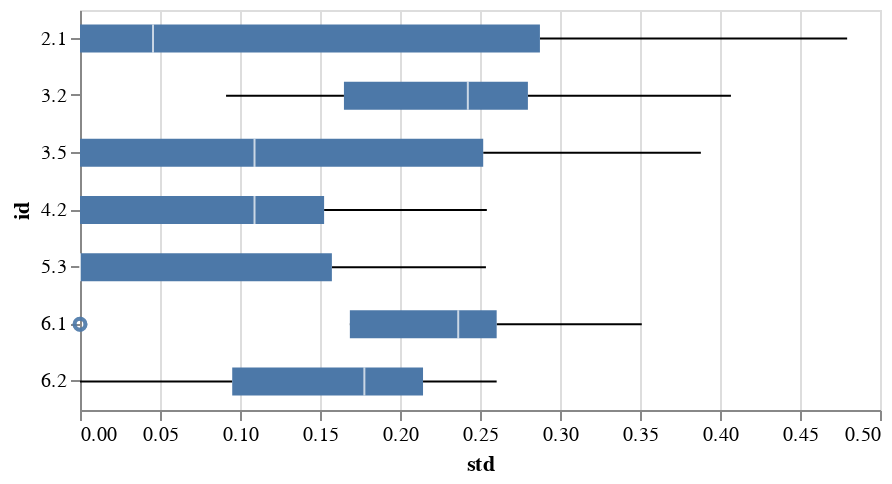

Notebook cell for this chart:
### Code cell
alt.Chart(df_repo__stat).mark_boxplot().encode(
    x="std:Q",
    y='id:N'
).properties(
    height=200,
    width=400
)

### Figure 1 — Vega-Lite specification as saved in the notebook (floating-point values rounded to 4 significant figures)
{"config": {"view": {"continuousWidth": 300, "continuousHeight": 300}}, "data": {"name": "data-30b2fa42e2c71c47ba18355d83b2b8f1"}, "mark": {"type": "boxplot"}, "encoding": {"x": {"field": "std", "type": "quantitative"}, "y": {"field": "id", "type": "nominal"}}, "height": 200, "width": 400, "$schema": "https://vega.github.io/schema/vega-lite/v5.17.0.json", "datasets": {"data-30b2fa42e2c71c47ba18355d83b2b8f1": [{"repo": "DeepSpeech", "id": "2.1", "count": 30.0, "mean": 0.6667, "std": 0.4795}, {"repo": "DeepSpeech", "id": "3.2", "count": 30.0, "mean": 0.2, "std": 0.4068}, {"repo": "DeepSpeech", "id": "3.5", "count": 30.0, "mean": 0.0, "std": 0.0}, {"repo": "DeepSpeech", "id": "4.2", "count": 30.0, "mean": 0.0, "std": 0.0}, {"repo": "DeepSpeech", "id": "5.3", "count": 30.0, "mean": 0.0, "std": 0.0}, {"repo": "DeepSpeech", "id": "6.1", "count": 30.0, "mean": 0.15, "std": 0.3511}, {"repo": "DeepSpeech", "id": "6.2", "count": 30.0, "mean": 0.0, "std": 0.0}, {"repo": "lightfm", "id": "2.1", "count": 30.0, "mean": 0.9833, "std": 0.09129}, {"repo": "lightfm", "id": "3.2", "count": 30.0, "mean": 0.4833, "std": 0.09129}, {"repo": "lightfm", "id": "3.5", "count": 30.0, "mean": 0.2667, "std": 0.388}, {"repo": "lightfm", "id": "4.2", "count": 30.0, "mean": 0.55, "std": 0.1526}, {"repo": "lightfm", "id": "5.3", "count": 30.0, "mean": 0.2, "std": 0.2491}, {"repo": "lightfm", "id": "6.1", "count": 30.0, "mean": 0.6667, "std": 0.2397}, {"repo": "lightfm", "id": "6.2", "count": 30.0, "mean": 0.9333, "std": 0.1729}, {"repo": "magenta", "id": "2.1", "count": 30.0, "mean": 0.6, "std": 0.4235}, {"repo": "magenta", "id": "3.2", "count": 30.0, "mean": 0.4167, "std": 0.1895}, {"repo": "magenta", "id": "3.5", "count": 30.0, "mean": 0.2833, "std": 0.252}, {"repo": "magenta", "id": "4.2", "count": 30.0, "mean": 0.01667, "std": 0.09129}, {"repo": "magenta", "id": "5.3", "count": 30.0, "mean": 0.0, "std": 0.0}, {"repo": "magenta", "id": "6.1", "count": 30.0, "mean": 0.2167, "std": 0.252}, {"repo": "magenta", "id": "6.2", "count": 30.0, "mean": 0.0, "std": 0.0}, {"repo": "mmf", "id": "2.1", "count": 30.0, "mean": 1.0, "std": 0.0}, {"repo": "mmf", "id": "3.2", "count": 30.0, "mean": 0.6833, "std": 0.2451}, {"repo": "mmf", "id": "3.5", "count": 30.0, "mean": 0.03333, "std": 0.1269}, {"repo": "mmf", "id": "4.2", "count": 30.0, "mean": 0.5333, "std": 0.1269}, {"repo": "mmf", "id": "5.3", "count": 30.0, "mean": 0.5333, "std": 0.1269}, {"repo": "mmf", "id": "6.1", "count": 30.0, "mean": 0.85, "std": 0.233}, {"repo": "mmf", "id": "6.2", "count": 30.0, "mean": 0.55, "std": 0.2013}, {"repo": "mycroft-core", "id": "2.1", "count": 30.0, "mean": 1.0, "std": 0.0}, {"repo": "mycroft-core", "id": "3.2", "count": 30.0, "mean": 0.5167, "std": 0.278}, {"repo": "mycroft-core", "id": "3.5", "count": 30.0, "mean": 0.0, "std": 0.0}, {"repo": "mycroft-core", "id": "4.2", "count": 30.0, "mean": 0.0, "std": 0.0}, {"repo": "mycroft-core", "id": "5.3", "count": 30.0, "mean": 0.0, "std": 0.0}, {"repo": "mycroft-core", "id": "6.1", "count": 30.0, "mean": 0.5, "std": 0.0}, {"repo": "mycroft-core", "id": "6.2", "count": 30.0, "mean": 0.2333, "std": 0.2537}, {"repo": "nanodet", "id": "2.1", "count": 30.0, "mean": 1.0, "std": 0.0}, {"repo": "nanodet", "id": "3.2", "count": 30.0, "mean": 0.6667, "std": 0.2397}, {"repo": "nanodet", "id": "3.5", "count": 30.0, "mean": 0.2167, "std": 0.252}, {"repo": "nanodet", "id": "4.2", "count": 30.0, "mean": 0.25, "std": 0.2543}, {"repo": "nanodet", "id": "5.3", "count": 30.0, "mean": 1.0, "std": 0.0}, {"repo": "nanodet", "id": "6.1", "count": 30.0, "mean": 0.4333, "std": 0.2857}, {"repo": "nanodet", "id": "6.2", "count": 30.0, "mean": 0.3667, "std": 0.2604}, {"repo": "paperless-ng", "id": "2.1", "count": 30.0, "mean": 0.9, "std": 0.2421}, {"repo": "paperless-ng", "id": "3.2", "count": 30.0, "mean": 0.01667, "std": 0.09129}, {"repo": "paperless-ng", "id": "3.5", "count": 30.0, "mean": 0.0, "std": 0.0}, {"repo": "paperless-ng", "id": "4.2", "count": 30.0, "mean": 0.0, "std": 0.0}, {"repo": "paperless-ng", "id": "5.3", "count": 30.0, "mean": 0.0, "std": 0.0}, {"repo": "paperless-ng", "id": "6.1", "count": 30.0, "mean": 0.5, "std": 0.0}, {"repo": "paperless-ng", "id": "6.2", "count": 30.0, "mean": 0.03333, "std": 0.1269}, {"repo": "qlib", "id": "2.1", "count": 30.0, "mean": 1.0, "std": 0.0}, {"repo": "qlib", "id": "3.2", "count": 30.0, "mean": 0.7667, "std": 0.2857}, {"repo": "qlib", "id": "3.5", "count": 30.0, "mean": 0.01667, "std": 0.09129}, {"repo": "qlib", "id": "4.2", "count": 30.0, "mean": 0.45, "std": 0.1526}, {"repo": "qlib", "id": "5.3", "count": 30.0, "mean": 0.2667, "std": 0.2537}, {"repo": "qlib", "id": "6.1", "count": 30.0, "mean": 0.4667, "std": 0.2249}, {"repo": "qlib", "id": "6.2", "count": 30.0, "mean": 0.5333, "std": 0.1826}]}}
